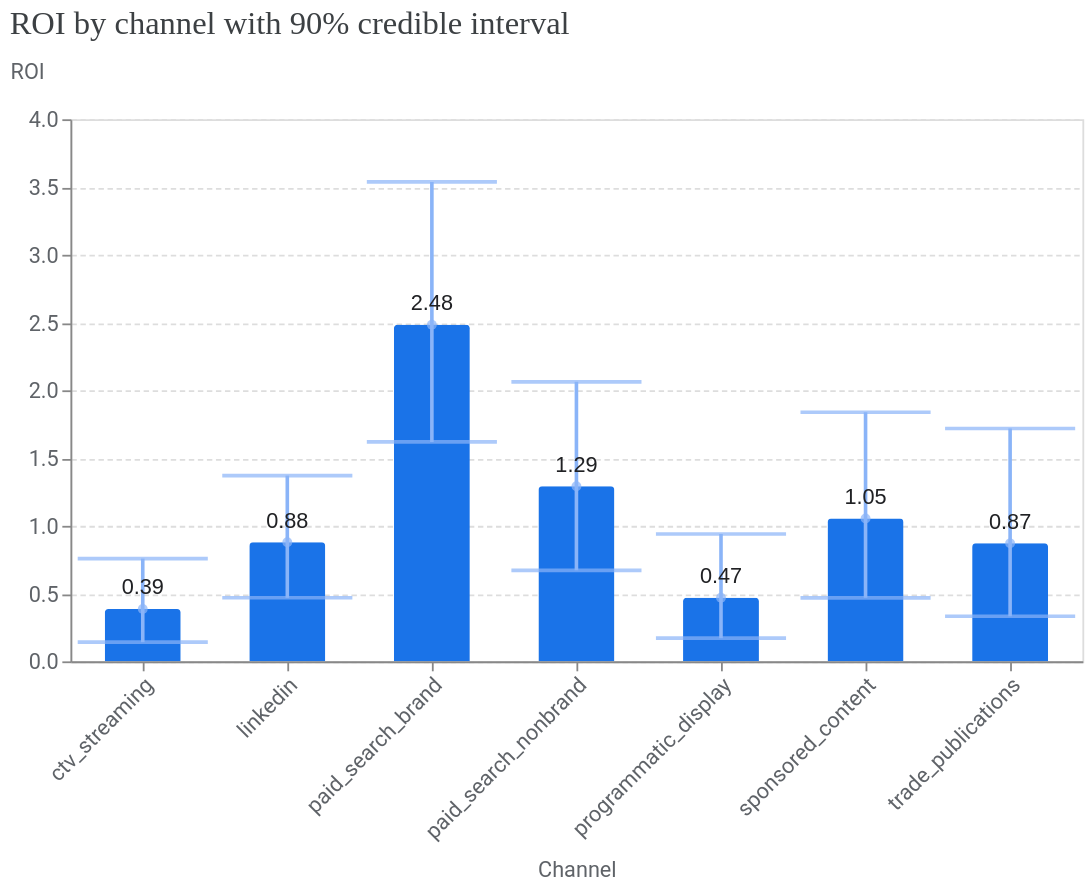

Notebook code cell kept with this figure:
### Code cell
viz.plot_roi_bar_chart()

### Figure 1 — Vega-Lite specification as saved in the notebook (floating-point values rounded to 4 significant figures)
{"config": {"view": {"continuousWidth": 300, "continuousHeight": 300}, "axis": {"labelColor": "#5F6368", "labelFont": "Roboto", "labelFontSize": 12, "titleColor": "#5F6368", "titleFont": "Roboto", "titleFontSize": 12, "titleFontWeight": "normal", "titlePadding": 10}, "tick": {"bandSize": 10, "thickness": 2}}, "layer": [{"mark": {"type": "bar", "color": "#1A73E8", "cornerRadiusEnd": 2, "size": 42}, "encoding": {"x": {"axis": {"labelAngle": -45}, "field": "channel", "title": "Channel", "type": "nominal"}, "y": {"axis": {"gridDash": [3, 2], "titleAlign": "left", "titleAngle": 0, "titleY": -20}, "field": "roi", "title": "ROI", "type": "quantitative"}}}, {"mark": {"type": "errorbar", "color": "#8AB4F8", "ticks": true}, "encoding": {"strokeWidth": {"value": 2}, "x": {"field": "channel", "type": "nominal"}, "y": {"field": "ci_hi", "title": "ROI", "type": "quantitative"}, "y2": {"field": "ci_lo"}}}, {"mark": {"type": "point", "color": "#8AB4F8", "filled": true, "tooltip": true}, "encoding": {"x": {"field": "channel", "type": "nominal"}, "y": {"field": "roi", "type": "quantitative"}}}, {"mark": {"type": "text", "align": "center", "baseline": "bottom", "color": "#202124", "dy": -5, "fontSize": 12}, "encoding": {"text": {"field": "roi", "format": ".2f", "type": "quantitative"}, "x": {"axis": {"labelAngle": -45}, "field": "channel", "title": "Channel", "type": "nominal"}, "y": {"axis": {"gridDash": [3, 2], "titleAlign": "left", "titleAngle": 0, "titleY": -20}, "field": "roi", "title": "ROI", "type": "quantitative"}}}], "data": {"name": "data-4c5c05118f00764ac9efbdbbef73306b"}, "title": {"text": "ROI by channel with 90% credible interval", "anchor": "start", "color": "#3C4043", "font": "Google Sans Display", "fontSize": 18, "fontWeight": "normal", "offset": 10}, "width": {"step": 80}, "$schema": "https://vega.github.io/schema/vega-lite/v5.20.1.json", "datasets": {"data-4c5c05118f00764ac9efbdbbef73306b": [{"channel": "ctv_streaming", "ci_hi": 0.7583, "ci_lo": 0.1417, "roi": 0.3867}, {"channel": "linkedin", "ci_hi": 1.371, "ci_lo": 0.4689, "roi": 0.8784}, {"channel": "paid_search_brand", "ci_hi": 3.538, "ci_lo": 1.62, "roi": 2.484}, {"channel": "paid_search_nonbrand", "ci_hi": 2.063, "ci_lo": 0.6716, "roi": 1.292}, {"channel": "programmatic_display", "ci_hi": 0.94, "ci_lo": 0.1711, "roi": 0.4698}, {"channel": "sponsored_content", "ci_hi": 1.838, "ci_lo": 0.4686, "roi": 1.054}, {"channel": "trade_publications", "ci_hi": 1.719, "ci_lo": 0.3326, "roi": 0.8709}]}}
